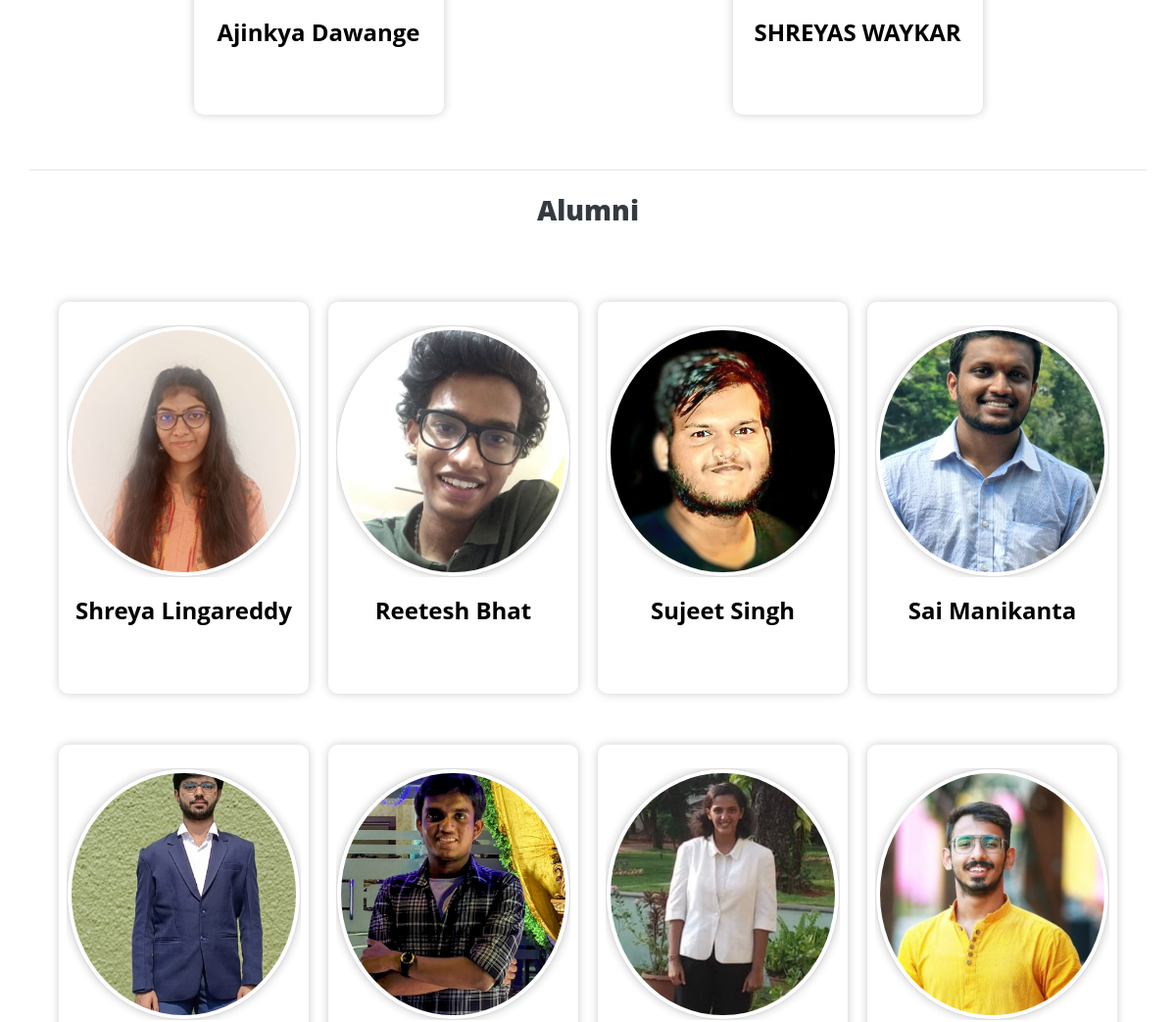
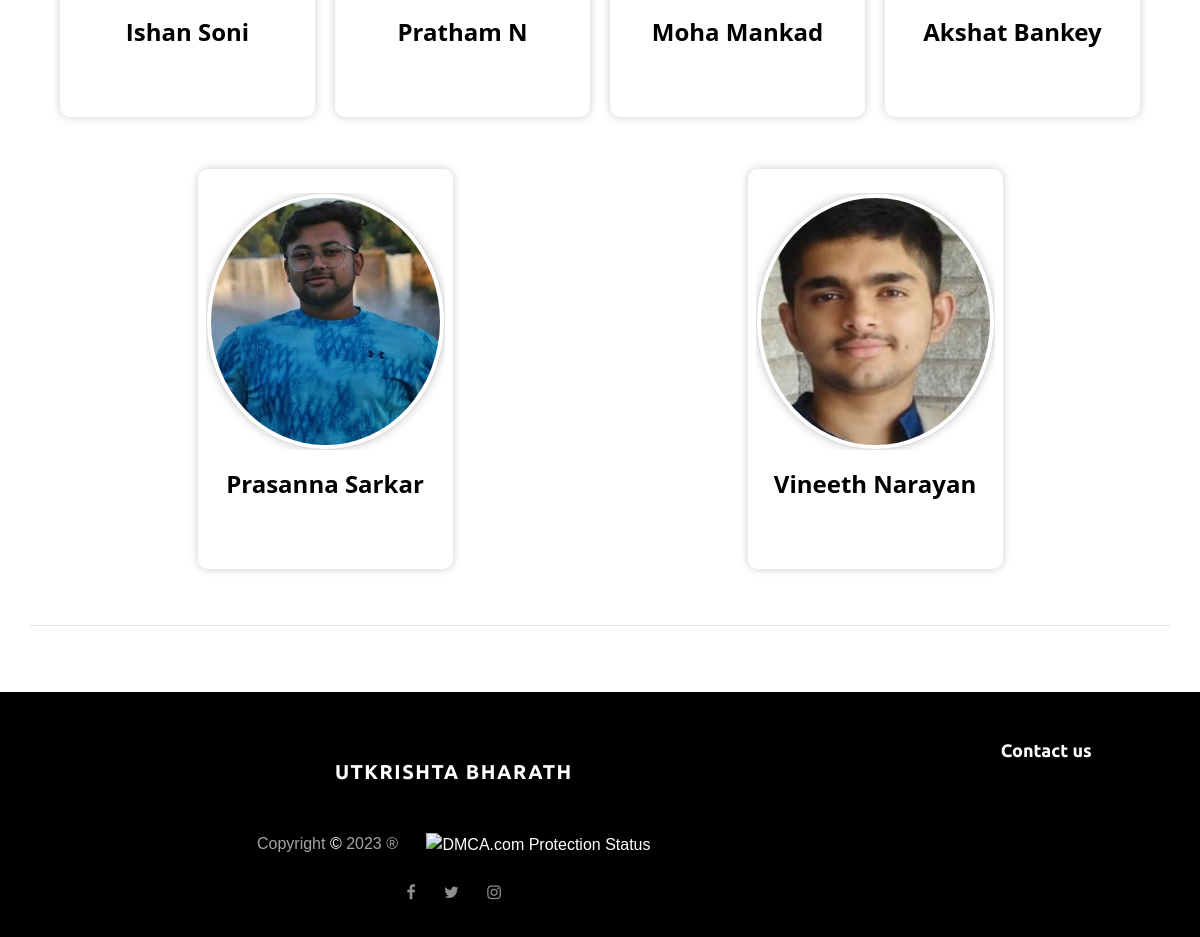
Page /about/ (lower part) on the earlier database version (2 pictures, top to bottom).
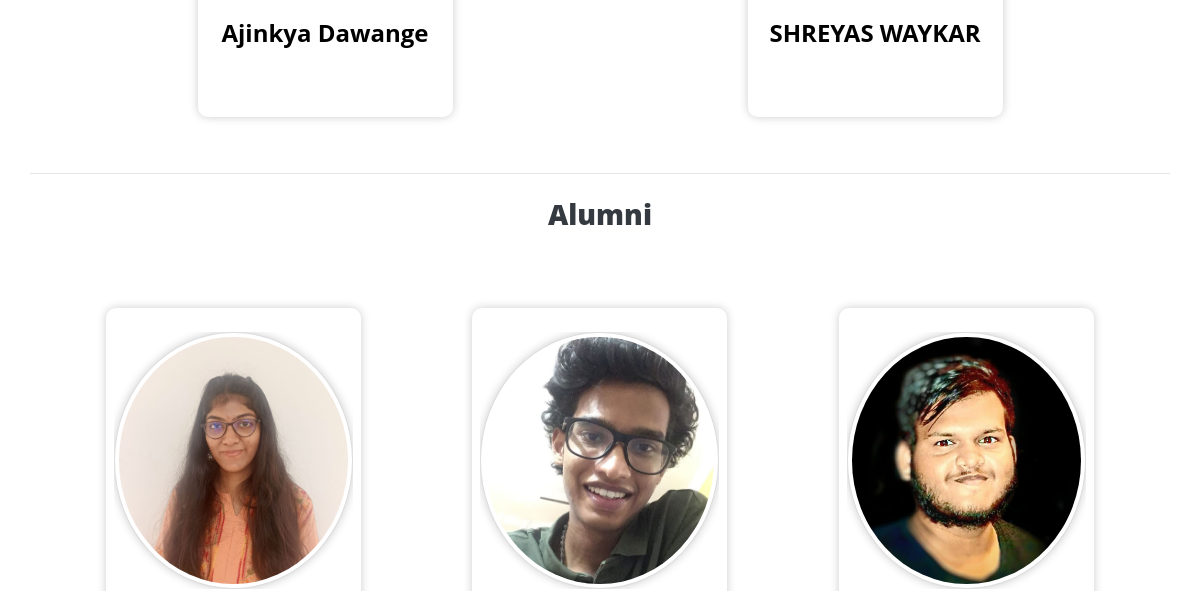
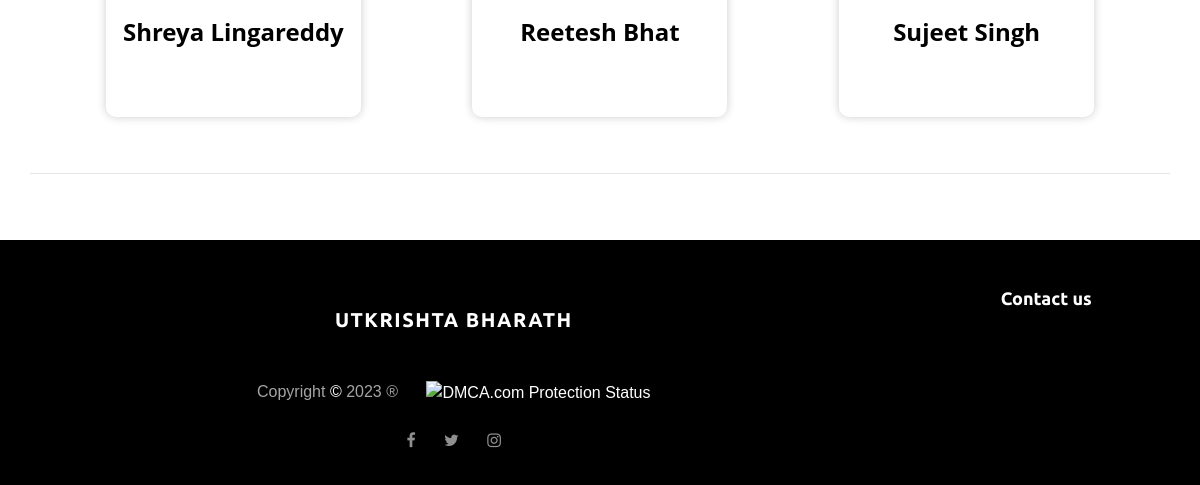
Same page on the later database version (2 pictures, top to bottom).
### non_blogs/models.py (models this page shows, shortened)
class Developer_Team(models.Model):
    team_id = models.AutoField(primary_key=True)
    name = models.CharField(max_length=20)
    image  = models.ImageField(upload_to='team/')

class Alumini_Team(models.Model):
    team_id = models.AutoField(primary_key=True)
    name = models.CharField(max_length=20)
    image  = models.ImageField(upload_to='team/')

### blog/views.py (the view)
# urls.py: path('about/',about),
def about(request):
    core_team = Core_Team.objects.all()
    amumini_team = Alumini_Team.objects.all()
    media_team = Third_year_core_Team.objects.all()
    dev_team = Developer_Team.objects.all()
    content_management_team = Web_content_management_Team.objects.all()
    context = {
        'core_team':core_team,
        'alumini_team':amumini_team,
        'media_team':media_team,
        'dev_team':dev_team,
        'content_management_team':content_management_team,
    }
    return render(request,'blog/about.html',context)

### templates/blog/about.html (shortened to what this page needs)
{% extends 'base/base.html' %} {% load static %}
 {%block content%}
<div class="bg-white py-8 section">
	<div class="container">
	<div class="card-container">
		{% for i in dev_team %}
		<div class="card">
		<h2>{{i.name}}</h2>
		</div>
		{% endfor %}
	</div>
	<hr>
	<div class="text-center my-4">
		<h2 class="text-dark" id='team5'><b>Alumni</b></h2>
	</div>
	<div class="card-container">
		{% for i in alumini_team %}
		<div class="card">
		<div class="card-image">
			<img src="/media/{{i.image}}" class="img-fluid rounded-circle mb-3 img-thumbnail" alt="{{i.name}}">
		</div>
		<h2>{{i.name}}</h2>
		</div>
		{% endfor %}
	</div>
	<hr>
</div>
</div>
  {%endblock%}

### templates/base/base.html (shortened to what this page needs)
<!DOCTYPE html>{% load static %}
<html lang="en">
<head>
    <link rel="stylesheet" type="text/css" href="{% static 'styles/bootstrap4/bootstrap.min.css' %}">
    <link rel="stylesheet" type="text/css" href="{% static 'styles/post.css'%}">
    <link rel="stylesheet" type="text/css" href="{% static 'styles/post_responsive.css'%}">
    <link href="{% static 'plugins/font-awesome-4.7.0/css/font-awesome.min.css' %}" rel="stylesheet" type="text/css">
    <link rel="stylesheet" type="text/css" href="{% static 'plugins/OwlCarousel2-2.2.1/owl.carousel.css'%}">
    <link rel="stylesheet" type="text/css" href="{% static 'plugins/OwlCarousel2-2.2.1/owl.theme.default.css'%}">
    <link rel="stylesheet" type="text/css" href="{% static 'plugins/OwlCarousel2-2.2.1/animate.css'%}">
    <link rel="stylesheet" type="text/css" href="{% static 'styles/main_styles.css' %}">
    <link rel="stylesheet" type="text/css" href="{% static 'styles/responsive.css' %}">
</head>
<body onscroll="showScrollUp()" onload="setupScrollProgress()" style="background: black;">
    <div class="super_container">
        {% include 'base/header.html' %} {%block content%} {%endblock%} {% include 'base/footer.html' %}
    </div>
</body>
</html>

### templates/base/header.html (shortened to what this page needs)
    <link rel="stylesheet" href="../../static/styles/header.css">
    {% load static %}

### templates/base/footer.html (shortened to what this page needs)
<footer class="footer" style="background-color: black;">
    <div class="container" >
        <div class="row row-lg-eq-height">
            <div class="col-lg-9 order-lg-1 order-2">
                <div class="footer_content" >
                    <div class="footer_logo"><a href="#">Utkrishta Bharath</a></div>
                    <div class="footer_social">
                        <ul>
                            <li class="m-2 p-1">Copyright <a href="">&#169;</a> 2023 &#174;</li>
                            <li class="m-2 p-1"><a href="//www.dmca.com/Protection/Status.aspx?ID=240c8d54-7015-46cb-b6e5-6e8cb5f775d6" title="DMCA.com Protection Status" class="dmca-badge"> <img src ="https://images.dmca.com/Badges/dmca-badge-w100-5x1-06.png?ID=240c8d54-7015-46cb-b6e5-6e8cb5f775d6"  alt="DMCA.com Protection Status" /></a>  <script src="https://images.dmca.com/Badges/DMCABadgeHelper.min.js"> </script></li><br>
                            <li class="m-2 p-1" class="footer_social_facebook"><a target="_blank" href="https://ne-np.facebook.com/utkrishta.bharath.nitk"><i class="fa fa-facebook" aria-hidden="true"></i></a></li>
                            <li class="m-2 p-1" class="footer_social_twitter"><a target="_blank" href="https://twitter.com/UtkrishtaBNitk"><i class="fa fa-twitter" aria-hidden="true"></i></a></li>
                            <li class="m-2 p-1" class="footer_social_instagram"><a target="_blank" href="https://www.instagram.com/utkrishta.bharath.nitk/"><i class="fa fa-instagram" aria-hidden="true"></i></a></li>
                        </ul>
                    </div>
                </div>
            </div>
            <div class="col-lg-3 order-lg-2 order-1" style="background-color: black;">
                <div class="subscribe">
                    <div class="subscribe_background" style="background-color: black;"></div>
                    <div class="subscribe_content" >
                        <a href="/#contact"><div class="subscribe_title text-center">Contact us</div>
                        </a>
                    </div>
                </div>
            </div>
        </div>
    </div>
</footer>

### static/styles/post.css (style rules this page uses)
* { margin: 0; padding: 0; -webkit-font-smoothing: antialiased; -webkit-text-shadow: rgba(0,0,0,.01) 0 0 1px; text-shadow: rgba(0,0,0,.01) 0 0 1px; }
body { font-family: 'Work Sans', sans-serif; font-size: 14px; font-weight: 400; background: #f7f7f7; color: #a5a5a5; }
div { display: block; position: relative; -webkit-box-sizing: border-box; -moz-box-sizing: border-box; box-sizing: border-box; }
ul { list-style: none; margin-bottom: 0px; }
a, a:hover, a:visited, a:active, a:link { text-decoration: none; -webkit-font-smoothing: antialiased; -webkit-text-shadow: rgba(0,0,0,.01) 0 0 1px; text-shadow: rgba(0,0,0,.01) 0 0 1px; }
h2 { font-size: 36px; }
h1, h2, h3, h4, h5, h6 { font-family: 'Open Sans', sans-serif; -webkit-font-smoothing: antialiased; -webkit-text-shadow: rgba(0,0,0,.01) 0 0 1px; text-shadow: rgba(0,0,0,.01) 0 0 1px; }
.super_container { width: 100%; overflow: hidden; }
.fa-facebook { color: #3b5999; }
.fa-twitter { color: #55acee; }
.card { border: none; border-radius: 6px; margin-top: 15px; }
.footer { width: 100%; background: #1f1f1f; }
.footer_content { padding-top: 50px; text-align: center; padding-bottom: 17px; }
.footer_logo a { font-family: 'Ubuntu', sans-serif; font-size: 20px; font-weight: 700; color: #FFFFFF; letter-spacing: 0.075em; text-transform: uppercase; line-height: 0.75; }
.footer_social { margin-top: 34px; }
.footer_social ul li { display: inline-block; }
.footer_social ul li:not(:last-child) { margin-right: 21px; }
.footer_social ul li i { color: #8f8f8f; }
.subscribe { width: 100%; height: 100%; }
.subscribe_background { position: absolute; top: 0; left: 0; width: 375px; height: 100%; background: #111111; }
.subscribe_content { width: 100%; padding-left: 30px; padding-right: 15px; padding-top: 45px; }
.subscribe_title { font-family: 'Ubuntu', sans-serif; font-size: 18px; font-weight: 700; color: #FFFFFF; margin-bottom: 32px; }

### static/styles/main_styles.css (style rules this page uses)
* { margin: 0; padding: 0; -webkit-font-smoothing: antialiased; -webkit-text-shadow: rgba(0,0,0,.01) 0 0 1px; text-shadow: rgba(0,0,0,.01) 0 0 1px; }
body { font-family: 'Work Sans', sans-serif; font-size: 14px; font-weight: 400; background: #f7f7f7; color: #a5a5a5; }
div { display: block; position: relative; -webkit-box-sizing: border-box; -moz-box-sizing: border-box; box-sizing: border-box; }
ul { list-style: none; margin-bottom: 0px; }
a, a:hover, a:visited, a:active, a:link { text-decoration: none; -webkit-font-smoothing: antialiased; -webkit-text-shadow: rgba(0,0,0,.01) 0 0 1px; text-shadow: rgba(0,0,0,.01) 0 0 1px; }
h2 { font-size: 36px; }
h1, h2, h3, h4, h5, h6 { font-family: 'Open Sans', sans-serif; -webkit-font-smoothing: antialiased; -webkit-text-shadow: rgba(0,0,0,.01) 0 0 1px; text-shadow: rgba(0,0,0,.01) 0 0 1px; }
.super_container { width: 100%; overflow: hidden; }
.card { border: none; border-radius: 6px; margin-top: 15px; }
.footer { width: 100%; background: #1f1f1f; }
.footer_content { padding-top: 70px; text-align: center; padding-bottom: 20px; }
.footer_logo a { font-family: 'Ubuntu', sans-serif; font-size: 20px; font-weight: 700; color: #FFFFFF; letter-spacing: 0.075em; text-transform: uppercase; line-height: 0.85; }
.footer_social { margin-top: 34px; }
.footer_social ul li { display: inline-block; }
.footer_social ul li:not(:last-child) { margin-right: 24px; }
.footer_social ul li i { color: #8f8f8f; }
.subscribe { width: 100%; height: 100%; }
.subscribe_background { position: absolute; top: 0; left: 0; width: 375px; height: 100%; background: #111111; }
.subscribe_content { width: 100%; padding-left: 30px; padding-right: 15px; padding-top: 45px; }
.subscribe_title { font-family: 'Ubuntu', sans-serif; font-size: 18px; font-weight: 700; color: #FFFFFF; margin-bottom: 32px; }

### templates/base/footer.html (style rules this page uses)
a { text-decoration: none; color: white; }

Differences in the rows shown:
removed Alumini_Team: image (picture), name "Sai Manikanta"
removed Alumini_Team: image (picture), name "Ishan Soni"
removed Alumini_Team: image (picture), name "Pratham N"
removed Alumini_Team: image (picture), name "Moha Mankad"
removed Alumini_Team: image (picture), name "Akshat Bankey"
removed Alumini_Team: image (picture), name "Prasanna Sarkar"
removed Alumini_Team: image (picture), name "Vineeth Narayan"
